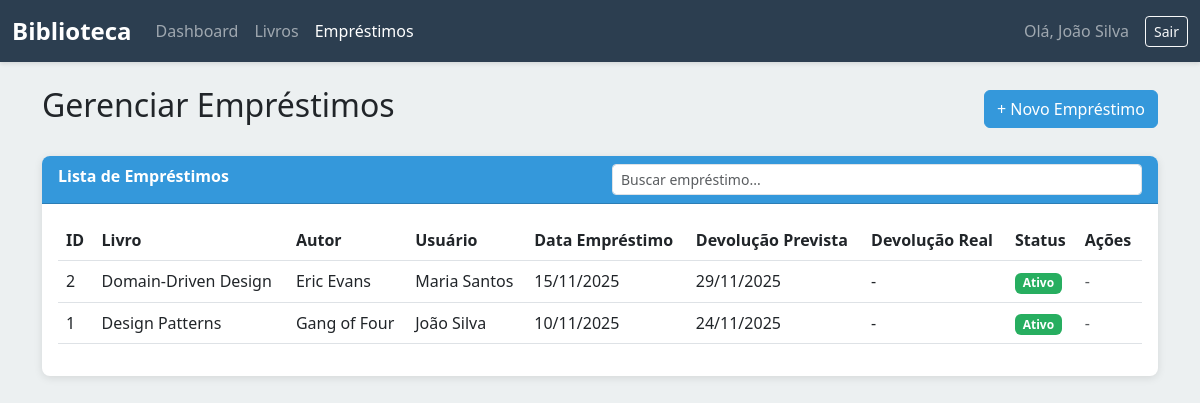
Screenshot of /public/emprestimos.php (signed in) with the database file from the repository.
### tables this page shows
CREATE TABLE IF NOT EXISTS usuarios (
    id INT AUTO_INCREMENT PRIMARY KEY,
    nome VARCHAR(100) NOT NULL,
    email VARCHAR(100) UNIQUE NOT NULL,
    senha VARCHAR(255) NOT NULL,
    admin BOOLEAN DEFAULT FALSE,
    data_cadastro TIMESTAMP DEFAULT CURRENT_TIMESTAMP
);

CREATE TABLE IF NOT EXISTS emprestimos (
    id INT AUTO_INCREMENT PRIMARY KEY,
    livro_id INT NOT NULL,
    usuario_id INT NOT NULL,
    data_emprestimo DATE NOT NULL,
    data_devolucao_prevista DATE NOT NULL,
    data_devolucao_real DATE,
    status ENUM('ativo', 'devolvido', 'atrasado') DEFAULT 'ativo',
    FOREIGN KEY (livro_id) REFERENCES livros(id) ON DELETE CASCADE,
    FOREIGN KEY (usuario_id) REFERENCES usuarios(id) ON DELETE CASCADE
);

CREATE TABLE IF NOT EXISTS livros (
    id INT AUTO_INCREMENT PRIMARY KEY,
    titulo VARCHAR(200) NOT NULL,
    autor VARCHAR(100) NOT NULL,
    isbn VARCHAR(20) UNIQUE,
    ano_publicacao INT,
    quantidade_total INT NOT NULL DEFAULT 1,
    quantidade_disponivel INT NOT NULL DEFAULT 1,
    data_cadastro TIMESTAMP DEFAULT CURRENT_TIMESTAMP
);

### src/includes/auth.php (called while the page is built, shortened)
<?php
function getUsuarioLogado() {
    return [
        'id' => $_SESSION['usuario_id'] ?? null,
        'nome' => $_SESSION['usuario_nome'] ?? null,
        'email' => $_SESSION['usuario_email'] ?? null,
        'admin' => $_SESSION['usuario_admin'] ?? false
    ];
}
?>

### src/public/emprestimos.php (the view, shortened to what this page needs)
<?php
require_once '../config/database.php';
require_once '../includes/auth.php';
$usuario = getUsuarioLogado();
$stmt = $pdo->query("
    SELECT e.*, l.titulo, l.autor, u.nome as usuario_nome
    FROM emprestimos e
    JOIN livros l ON e.livro_id = l.id
    JOIN usuarios u ON e.usuario_id = u.id
    ORDER BY e.data_emprestimo DESC
");
$emprestimos = $stmt->fetchAll();
?>
<!DOCTYPE html>
<html lang="pt-BR">
<head>
    <link href="https://cdn.jsdelivr.net/npm/bootstrap@5.3.0/dist/css/bootstrap.min.css" rel="stylesheet">
    <link rel="stylesheet" href="/public/css/style.css">
</head>
<body>
    <nav class="navbar navbar-expand-lg navbar-dark">
        <div class="container-fluid">
            <a class="navbar-brand" href="/public/dashboard.php">Biblioteca</a>
            <div class="collapse navbar-collapse" id="navbarNav">
                <ul class="navbar-nav me-auto">
                    <li class="nav-item">
                        <a class="nav-link" href="/public/dashboard.php">Dashboard</a>
                    </li>
                    <li class="nav-item">
                        <a class="nav-link" href="/public/livros.php">Livros</a>
                    </li>
                    <li class="nav-item">
                        <a class="nav-link active" href="/public/emprestimos.php">Empréstimos</a>
                    </li>
                </ul>
                <span class="navbar-text me-3">
                    Olá, <?php echo htmlspecialchars($usuario['nome']); ?>
                </span>
                <a href="/public/logout.php" class="btn btn-outline-light btn-sm">Sair</a>
            </div>
        </div>
    </nav>
    <div class="container mt-4">
        <div class="d-flex justify-content-between align-items-center mb-4">
            <h2>Gerenciar Empréstimos</h2>
            <button class="btn btn-primary" data-bs-toggle="modal" data-bs-target="#modalEmprestimo">
                + Novo Empréstimo
            </button>
        </div>
        <div class="card">
            <div class="card-header">
                <div class="row">
                    <div class="col-md-6">
                        Lista de Empréstimos
                    </div>
                    <div class="col-md-6">
                        <input type="text" id="searchInput" class="form-control form-control-sm"
                               placeholder="Buscar empréstimo..."
                               onkeyup="filtrarTabela('searchInput', 'tabelaEmprestimos')">
                    </div>
                </div>
            </div>
            <div class="card-body">
                <div class="table-responsive">
                    <table class="table table-hover" id="tabelaEmprestimos">
                        <thead>
                            <tr>
                                <th>ID</th>
                                <th>Livro</th>
                                <th>Autor</th>
                                <th>Usuário</th>
                                <th>Data Empréstimo</th>
                                <th>Devolução Prevista</th>
                                <th>Devolução Real</th>
                                <th>Status</th>
                                <th>Ações</th>
                            </tr>
                        </thead>
                        <tbody>
                            <?php foreach ($emprestimos as $emp):
                                $statusReal = $emp['status'];
                            ?>
                                <tr>
                                    <td><?php echo $emp['id']; ?></td>
                                    <td><?php echo htmlspecialchars($emp['titulo']); ?></td>
                                    <td><?php echo htmlspecialchars($emp['autor']); ?></td>
                                    <td><?php echo htmlspecialchars($emp['usuario_nome']); ?></td>
                                    <td><?php echo date('d/m/Y', strtotime($emp['data_emprestimo'])); ?></td>
                                    <td><?php echo date('d/m/Y', strtotime($emp['data_devolucao_prevista'])); ?></td>
                                    <td><?php echo $emp['data_devolucao_real'] ? date('d/m/Y', strtotime($emp['data_devolucao_real'])) : '-'; ?></td>
                                    <td>
                                        <span class="badge badge-status-<?php echo $statusReal; ?>">
                                            <?php echo ucfirst($statusReal); ?>
                                        </span>
                                    </td>
                                    <td class="action-buttons">
                                        <?php if ($usuario['admin']): ?>
                                            <?php if ($emp['status'] === 'ativo'): ?>
                                                <form method="POST" style="display:inline;">
                                                    <input type="hidden" name="action" value="devolver">
                                                    <input type="hidden" name="id" value="<?php echo $emp['id']; ?>">
                                                    <button type="submit" class="btn btn-sm btn-success">Devolver</button>
                                                </form>
                                            <?php endif; ?>
                                            <button onclick="confirmarExclusao('emprestimos', <?php echo $emp['id']; ?>)"
                                                    class="btn btn-sm btn-danger">Excluir</button>
                                        <?php else: ?>
                                            <span class="text-muted">-</span>
                                        <?php endif; ?>
                                    </td>
                                </tr>
                            <?php endforeach; ?>
                        </tbody>
                    </table>
                </div>
            </div>
        </div>
    </div>
</body>
</html>

### src/public/css/style.css (style rules this page uses)
:root { --primary-color: #2c3e50; --secondary-color: #3498db; --success-color: #27ae60; --danger-color: #e74c3c; --warning-color: #f39c12; --light-bg: #ecf0f1; }
body { background-color: var(--light-bg); font-family: 'Segoe UI', Tahoma, Geneva, Verdana, sans-serif; }
.navbar { background-color: var(--primary-color) !important; box-shadow: 0 2px 4px rgba(0,0,0,.1); }
.navbar-brand { font-weight: bold; font-size: 1.5rem; }
.card { border: none; box-shadow: 0 2px 8px rgba(0,0,0,.1); border-radius: 8px; margin-bottom: 20px; }
.card-header { background-color: var(--secondary-color); color: white; font-weight: bold; border-radius: 8px 8px 0 0 !important; }
.btn-primary { background-color: var(--secondary-color); border-color: var(--secondary-color); }
.badge-status-ativo { background-color: var(--success-color); }

### rows the page displays
usuarios: nome "João Silva"
emprestimos: id "2", livro.titulo "Domain-Driven Design", livro.autor "Eric Evans", usuario.nome "Maria Santos", data_emprestimo "15/11/2025", data_devolucao_prevista "29/11/2025", status "Ativo"
emprestimos: id "1", livro.titulo "Design Patterns", livro.autor "Gang of Four", usuario.nome "João Silva", data_emprestimo "10/11/2025", data_devolucao_prevista "24/11/2025", status "Ativo"
